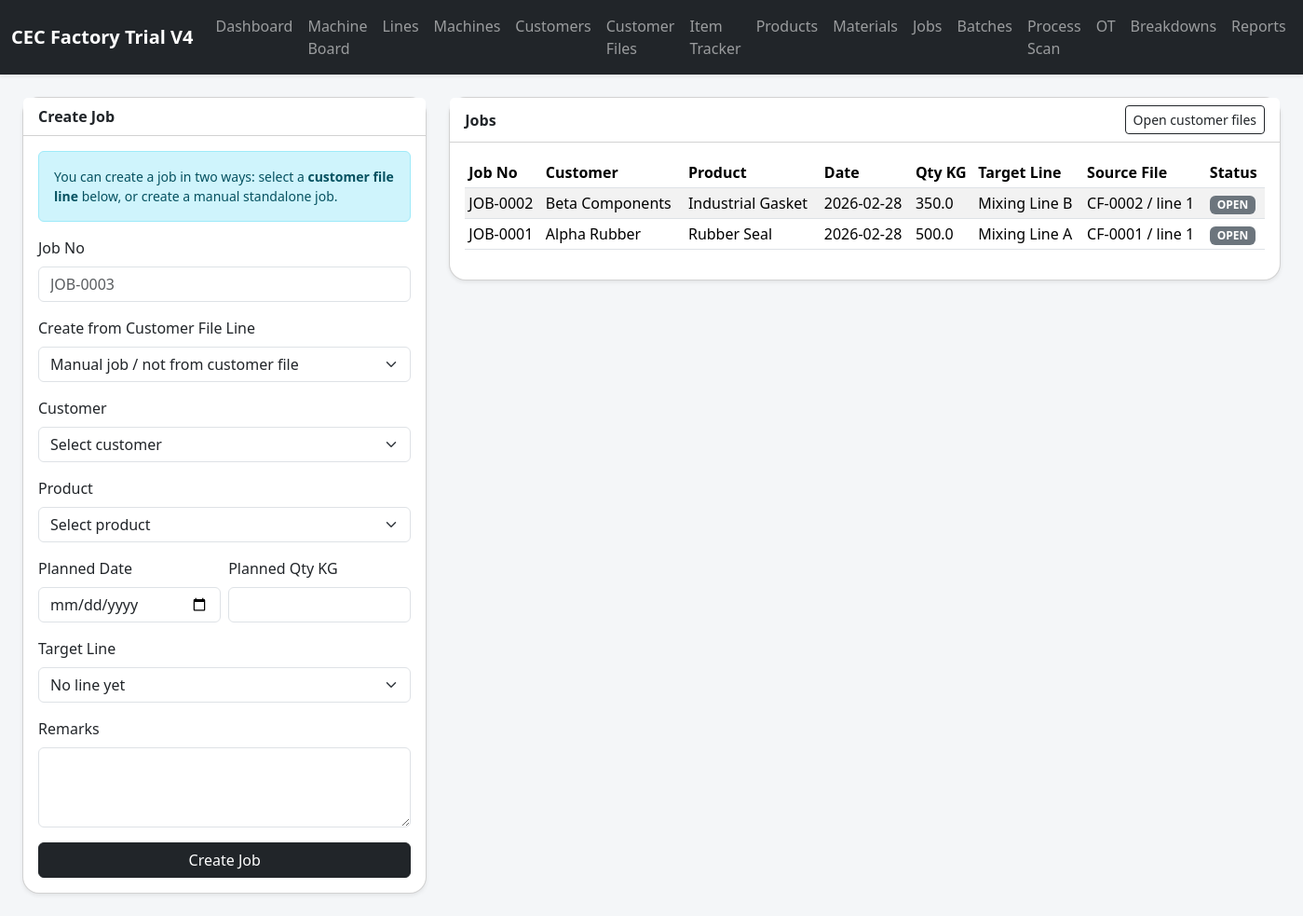
Page /jobs on the committed database.
### tables this page shows
CREATE TABLE jobs (
            id INTEGER PRIMARY KEY AUTOINCREMENT,
            job_no TEXT UNIQUE NOT NULL,
            customer_id INTEGER NOT NULL,
            product_id INTEGER NOT NULL,
            planned_date TEXT NOT NULL,
            planned_qty_kg REAL NOT NULL,
            target_line_id INTEGER,
            source_customer_file_id INTEGER,
            source_customer_file_item_id INTEGER,
            remarks TEXT,
            status TEXT NOT NULL DEFAULT 'OPEN',
            created_at TEXT NOT NULL DEFAULT CURRENT_TIMESTAMP,
            FOREIGN KEY(customer_id) REFERENCES customers(id),
            FOREIGN KEY(product_id) REFERENCES products(id),
            FOREIGN KEY(target_line_id) REFERENCES production_lines(id),
            FOREIGN KEY(source_customer_file_id) REFERENCES customer_files(id),
            FOREIGN KEY(source_customer_file_item_id) REFERENCES customer_file_items(id)
        );

CREATE TABLE customers (
            id INTEGER PRIMARY KEY AUTOINCREMENT,
            code TEXT UNIQUE NOT NULL,
            name TEXT NOT NULL,
            created_at TEXT NOT NULL DEFAULT CURRENT_TIMESTAMP
        );

CREATE TABLE products (
            id INTEGER PRIMARY KEY AUTOINCREMENT,
            sku TEXT UNIQUE NOT NULL,
            name TEXT NOT NULL,
            unit TEXT NOT NULL DEFAULT 'KG',
            created_at TEXT NOT NULL DEFAULT CURRENT_TIMESTAMP
        );

CREATE TABLE production_lines (
            id INTEGER PRIMARY KEY AUTOINCREMENT,
            code TEXT UNIQUE NOT NULL,
            name TEXT NOT NULL,
            section_name TEXT NOT NULL,
            is_active INTEGER NOT NULL DEFAULT 1,
            created_at TEXT NOT NULL DEFAULT CURRENT_TIMESTAMP
        );

CREATE TABLE customer_files (
            id INTEGER PRIMARY KEY AUTOINCREMENT,
            file_no TEXT UNIQUE NOT NULL,
            customer_id INTEGER NOT NULL,
            order_date TEXT NOT NULL,
            due_date TEXT,
            po_no TEXT,
            remarks TEXT,
            status TEXT NOT NULL DEFAULT 'OPEN',
            created_at TEXT NOT NULL DEFAULT CURRENT_TIMESTAMP,
            FOREIGN KEY(customer_id) REFERENCES customers(id)
        );

CREATE TABLE customer_file_items (
            id INTEGER PRIMARY KEY AUTOINCREMENT,
            customer_file_id INTEGER NOT NULL,
            line_no INTEGER NOT NULL,
            product_id INTEGER NOT NULL,
            ordered_qty_kg REAL NOT NULL,
            target_line_id INTEGER,
            remarks TEXT,
            status TEXT NOT NULL DEFAULT 'PENDING_JOB',
            planned_job_id INTEGER,
            created_at TEXT NOT NULL DEFAULT CURRENT_TIMESTAMP,
            FOREIGN KEY(customer_file_id) REFERENCES customer_files(id),
            FOREIGN KEY(product_id) REFERENCES products(id),
            FOREIGN KEY(target_line_id) REFERENCES production_lines(id),
            FOREIGN KEY(planned_job_id) REFERENCES jobs(id)
        );

### app.py (the view, shortened to what this page needs)
@app.route('/jobs', methods=['GET', 'POST'])
def jobs():
    customers_list = query_all('SELECT id, code, name FROM customers ORDER BY name')
    products_list = query_all('SELECT id, sku, name FROM products ORDER BY name')
    lines_list = query_all('SELECT id, code, name FROM production_lines WHERE is_active = 1 ORDER BY section_name, code')
    customer_file_items = query_all(
        '''
        SELECT i.id, i.line_no, i.ordered_qty_kg, i.remarks AS line_remarks,
               cf.file_no, cf.order_date, cf.due_date,
               c.id AS customer_id, c.name AS customer_name,
               p.id AS product_id, p.name AS product_name, p.sku,
               pl.id AS target_line_id, pl.name AS line_name
        FROM customer_file_items i
        JOIN customer_files cf ON i.customer_file_id = cf.id
        JOIN customers c ON cf.customer_id = c.id
        JOIN products p ON i.product_id = p.id
        LEFT JOIN production_lines pl ON i.target_line_id = pl.id
        WHERE i.planned_job_id IS NULL
        ORDER BY cf.id DESC, i.line_no
        '''
    )
    rows = query_all(
        '''
        SELECT j.*, c.name AS customer_name, p.name AS product_name, pl.name AS line_name,
               cf.file_no, cfi.line_no
        FROM jobs j
        JOIN customers c ON j.customer_id = c.id
        JOIN products p ON j.product_id = p.id
        LEFT JOIN production_lines pl ON j.target_line_id = pl.id
        LEFT JOIN customer_files cf ON j.source_customer_file_id = cf.id
        LEFT JOIN customer_file_items cfi ON j.source_customer_file_item_id = cfi.id
        ORDER BY j.id DESC
        '''
    )
    return render_template('jobs.html', rows=rows, customers=customers_list, products=products_list, lines=lines_list, customer_file_items=customer_file_items)

### app.py (called while the page is built)
def get_db() -> sqlite3.Connection:
    if 'db' not in g:
        conn = sqlite3.connect(DB_PATH)
        conn.row_factory = sqlite3.Row
        g.db = conn
    return g.db

def query_all(sql: str, params: tuple = ()) -> list[sqlite3.Row]:
    cur = get_db().execute(sql, params)
    rows = cur.fetchall()
    cur.close()
    return rows

### templates/jobs.html (shortened to what this page needs)
{% extends 'base.html' %}
{% block content %}
<div class="row g-4">
  <div class="col-lg-4">
    <div class="card shadow-sm">
      <div class="card-header bg-white"><strong>Create Job</strong></div>
      <div class="card-body">
        <div class="alert alert-info small">
          You can create a job in two ways: select a <strong>customer file line</strong> below, or create a manual standalone job.
        </div>
        <form method="post">
          <div class="mb-3"><label class="form-label">Job No</label><input class="form-control" name="job_no" placeholder="JOB-0003" required></div>
          <div class="mb-3"><label class="form-label">Create from Customer File Line</label>
            <select class="form-select" name="customer_file_item_id" id="customerFileItem">
              <option value="">Manual job / not from customer file</option>
            </select>
          </div>
          <div class="mb-3"><label class="form-label">Customer</label>
            <select class="form-select" name="customer_id" id="customerId">
              <option value="">Select customer</option>
            </select>
          </div>
          <div class="mb-3"><label class="form-label">Product</label>
            <select class="form-select" name="product_id" id="productId">
              <option value="">Select product</option>
            </select>
          </div>
          <div class="row g-2">
            <div class="col-md-6"><label class="form-label">Planned Date</label><input class="form-control" type="date" name="planned_date" id="plannedDate"></div>
            <div class="col-md-6"><label class="form-label">Planned Qty KG</label><input class="form-control" type="number" step="0.01" name="planned_qty_kg" id="plannedQty"></div>
          </div>
          <div class="mt-3"><label class="form-label">Target Line</label>
            <select class="form-select" name="target_line_id" id="targetLineId">
              <option value="">No line yet</option>
            </select>
          </div>
          <div class="mt-3"><label class="form-label">Remarks</label><textarea class="form-control" name="remarks" rows="3"></textarea></div>
          <button class="btn btn-dark w-100 mt-3">Create Job</button>
        </form>
      </div>
    </div>
  </div>
  <div class="col-lg-8">
    <div class="card shadow-sm">
      <div class="card-header bg-white d-flex justify-content-between align-items-center">
        <strong>Jobs</strong>
        <a class="btn btn-sm btn-outline-dark" href="{{ url_for('customer_files') }}">Open customer files</a>
      </div>
      <div class="card-body table-responsive">
        <table class="table table-striped table-sm align-middle">
          <thead><tr><th>Job No</th><th>Customer</th><th>Product</th><th>Date</th><th>Qty KG</th><th>Target Line</th><th>Source File</th><th>Status</th></tr></thead>
          <tbody>
            {% for row in rows %}
            <tr>
              <td>{{ row.job_no }}</td>
              <td>{{ row.customer_name }}</td>
              <td>{{ row.product_name }}</td>
              <td>{{ row.planned_date }}</td>
              <td>{{ row.planned_qty_kg }}</td>
              <td>{{ row.line_name or '-' }}</td>
              <td>{% if row.file_no %}{{ row.file_no }} / line {{ row.line_no }}{% else %}-{% endif %}</td>
              <td><span class="badge text-bg-secondary">{{ row.status }}</span></td>
            </tr>
            {% else %}
            <tr><td colspan="8" class="text-center text-muted">No jobs yet.</td></tr>
            {% endfor %}
          </tbody>
        </table>
      </div>
    </div>
  </div>
</div>
{% endblock %}

### static/style.css (style rules this page uses)
body { background: #f4f6f8; }
.card, .machine-tile { border-radius: 18px; }
.table thead th { white-space: nowrap; }

### rows in the picture
jobs: job_no "JOB-0002", customer_name "Beta Components", product_name "Industrial Gasket", planned_date "2026-02-28", planned_qty_kg "350.0", name "Mixing Line B", file_no "CF-0002", line_no "1", status "OPEN"
jobs: job_no "JOB-0001", customer_name "Alpha Rubber", product_name "Rubber Seal", planned_date "2026-02-28", planned_qty_kg "500.0", name "Mixing Line A", file_no "CF-0001", line_no "1", status "OPEN"
